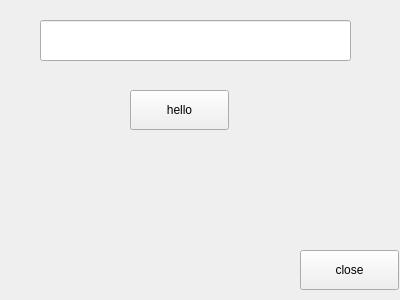
<?xml version="1.0" encoding="UTF-8"?>
<ui version="4.0">
 <class>Dialog</class>
 <widget class="QDialog" name="Dialog">
  <property name="geometry">
   <rect>
    <x>0</x>
    <y>0</y>
    <width>400</width>
    <height>300</height>
   </rect>
  </property>
  <property name="windowTitle">
   <string>Dialog</string>
  </property>
  <widget class="QPushButton" name="pushButton_hello">
   <property name="geometry">
    <rect>
     <x>130</x>
     <y>90</y>
     <width>99</width>
     <height>40</height>
    </rect>
   </property>
   <property name="minimumSize">
    <size>
     <width>0</width>
     <height>40</height>
    </size>
   </property>
   <property name="focusPolicy">
    <enum>Qt::NoFocus</enum>
   </property>
   <property name="text">
    <string>hello</string>
   </property>
  </widget>
  <widget class="QPushButton" name="pushButton_close">
   <property name="geometry">
    <rect>
     <x>300</x>
     <y>250</y>
     <width>99</width>
     <height>40</height>
    </rect>
   </property>
   <property name="minimumSize">
    <size>
     <width>0</width>
     <height>40</height>
    </size>
   </property>
   <property name="focusPolicy">
    <enum>Qt::NoFocus</enum>
   </property>
   <property name="text">
    <string>close</string>
   </property>
  </widget>
  <widget class="QLineEdit" name="lineEdit">
   <property name="geometry">
    <rect>
     <x>40</x>
     <y>20</y>
     <width>311</width>
     <height>41</height>
    </rect>
   </property>
  </widget>
 </widget>
 <layoutdefault spacing="6" margin="11"/>
 <resources/>
 <connections/>
</ui>
